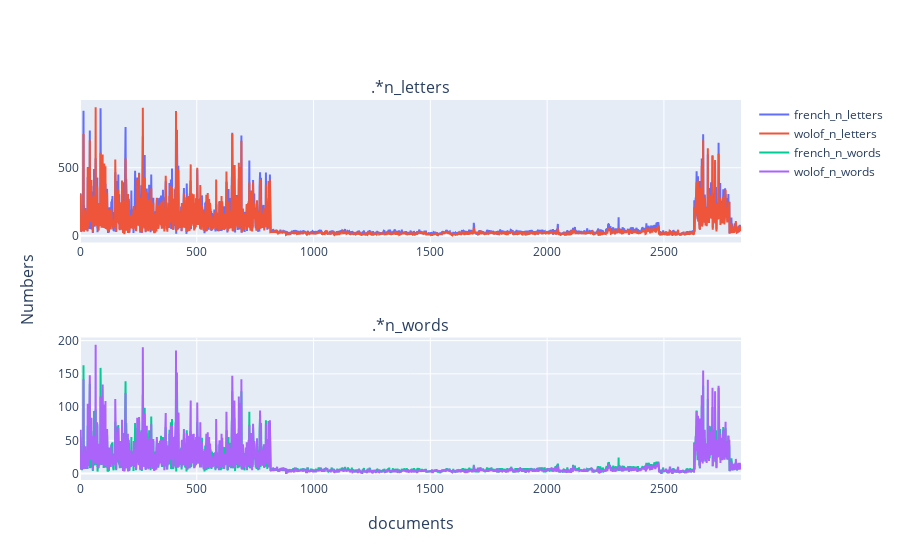

Notebook cell for this chart:
### Markdown cell above
Let us trace the distributions of the number of letters and the distributions of the numbers words separated by spaces.

### Code cell
# %%writefile wolof-translate/wolof_translate/utils/plots.py

import pandas as pd
import plotly.express as px

def plot_lengths(data_frame: pd.DataFrame, columns_regex: List = [".*n_letters", ".*n_words"]):
    
    fig = make_subplots(rows=len(columns_regex), cols=1, subplot_titles=columns_regex, y_title="Numbers", x_title="documents")
    
    for i, column in enumerate(columns_regex):
        
        columns = [column_ for column_ in data_frame.columns if re.search(column, column_)]
        
        for col_ in columns:
            
            # fig.add_trace(go.Histogram(
            #     x = data_frame[col_], name=col_
            # ), row=i+1, col=1)
            
            fig.add_trace(go.Scatter(
                y = data_frame[col_], name=col_
            ), row=i+1, col=1)
    
    fig.show()

plot_lengths(corpora)

### Figure 1 — Plotly figure (JSON) as saved in the notebook; plotly's stock layout.template omitted (floating-point values rounded to 4 significant figures; data arrays with more than 128 entries replaced by an {"elided": "..."} marker saying what was removed)
{"data": [{"name": "french_n_letters", "type": "scatter", "xaxis": "x", "y": {"elided": "2831 int values"}, "yaxis": "y"}, {"name": "wolof_n_letters", "type": "scatter", "xaxis": "x", "y": {"elided": "2831 int values"}, "yaxis": "y"}, {"name": "french_n_words", "type": "scatter", "xaxis": "x2", "y": {"elided": "2831 int values"}, "yaxis": "y2"}, {"name": "wolof_n_words", "type": "scatter", "xaxis": "x2", "y": {"elided": "2831 int values"}, "yaxis": "y2"}], "layout": {"annotations": [{"font": {"size": 16}, "showarrow": false, "text": ".*n_letters", "x": 0.5, "xanchor": "center", "xref": "paper", "y": 1, "yanchor": "bottom", "yref": "paper"}, {"font": {"size": 16}, "showarrow": false, "text": ".*n_words", "x": 0.5, "xanchor": "center", "xref": "paper", "y": 0.375, "yanchor": "bottom", "yref": "paper"}, {"font": {"size": 16}, "showarrow": false, "text": "documents", "x": 0.5, "xanchor": "center", "xref": "paper", "y": 0, "yanchor": "top", "yref": "paper", "yshift": -30}, {"font": {"size": 16}, "showarrow": false, "text": "Numbers", "textangle": -90, "x": 0, "xanchor": "right", "xref": "paper", "xshift": -40, "y": 0.5, "yanchor": "middle", "yref": "paper"}], "xaxis": {"anchor": "y", "domain": [0, 1]}, "xaxis2": {"anchor": "y2", "domain": [0, 1]}, "yaxis": {"anchor": "x", "domain": [0.625, 1]}, "yaxis2": {"anchor": "x2", "domain": [0, 0.375]}}}
